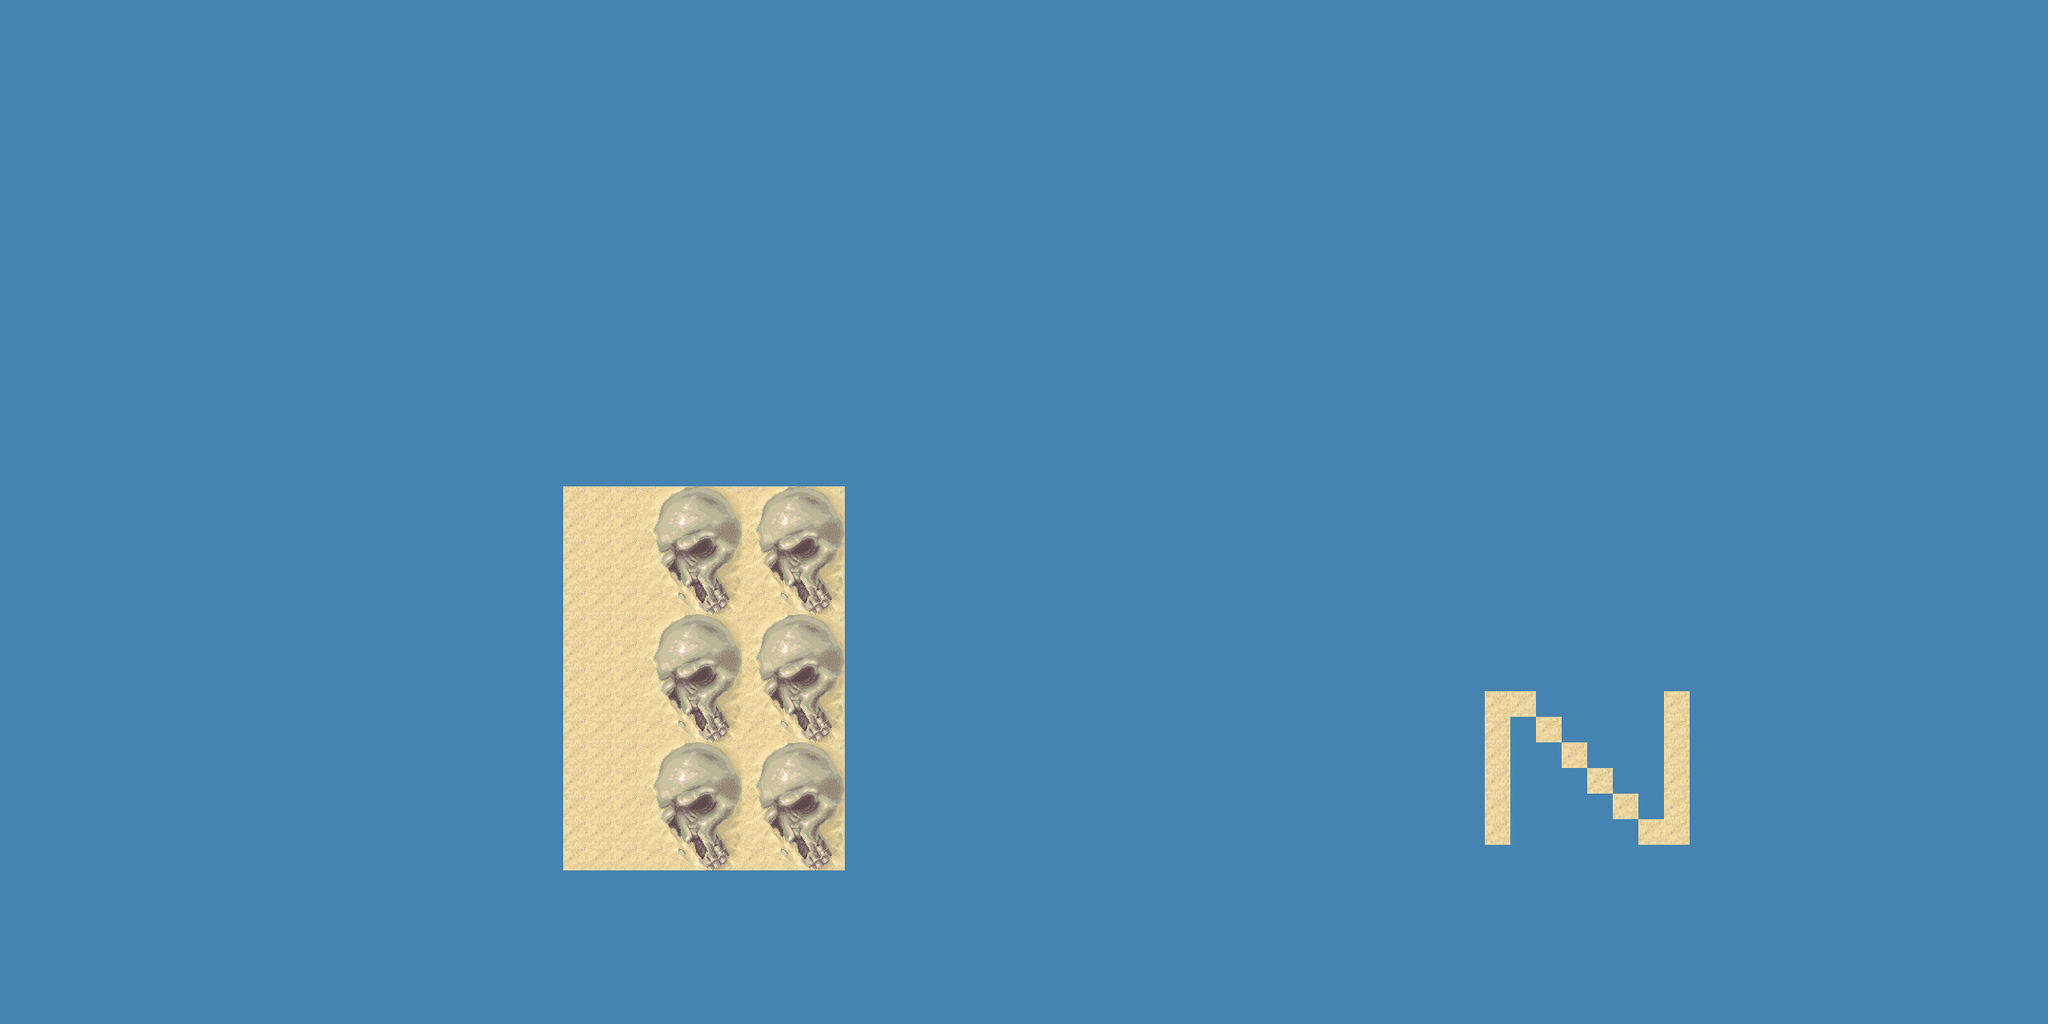

This game map was drawn from its Tiled (.tmx) file and the tilesets committed beside it. A one-line description and the trimmed map source follow:
An orthogonal 80x40 tile map with 32x32 px tiles, 6 tile layers ([0] colisiones, [1] escena 1, [2] escena 2, [3] escena 3, ...).

<map version="1.0" orientation="orthogonal" renderorder="right-down" width="80" height="40" tilewidth="32" tileheight="32">
 <tileset firstgid="1" name="desert" tilewidth="32" tileheight="32">
  <image source="tileset.png" width="594" height="1700" />
  <tile id="0">
   <properties>
    <property name="block" value="true" />
   </properties>
  </tile>
  <tile id="1">
   <properties>
    <property name="water" value="true" />
   </properties>
  </tile>
  <tile id="2">
   <properties>
    <property name="fakeBlock" value="true" />
   </properties>
  </tile>
  <tile id="18">
   <properties>
    <property name="testAnim" value="1" />
   </properties>
  </tile>
  <tile id="19">
   <properties>
    <property name="testAnim" value="2" />
   </properties>
  </tile>
  <tile id="20">
   <properties>
    <property name="testAnim" value="3" />
   </properties>
  </tile>
  <tile id="36">
   <properties>
    <property name="animwater" value="1" />
   </properties>
  </tile>
  <tile id="37">
   <properties>
    <property name="animwater" value="2" />
   </properties>
  </tile>
  <tile id="38">
   <properties>
    <property name="animwater" value="3" />
   </properties>
  </tile>
  <tile id="217">
   <properties>
    <property name="hidden" value="false" />
    <property name="item" value="value" />
    <property name="value" value="100" />
   </properties>
  </tile>
  <tile id="218">
   <properties>
    <property name="cant" value="10" />
    <property name="hidden" value="false" />
    <property name="item" value="ammo" />
    <property name="value" value="25" />
   </properties>
  </tile>
  <tile id="219">
   <properties>
    <property name="cant" value="10" />
    <property name="hidden" value="false" />
    <property name="item" value="hp" />
    <property name="value" value="50" />
   </properties>
  </tile>
  <tile id="235">
   <properties>
    <property name="hidden" value="true" />
    <property name="item" value="value" />
    <property name="value" value="100" />
   </properties>
  </tile>
  <tile id="236">
   <properties>
    <property name="cant" value="10" />
    <property name="hidden" value="true" />
    <property name="item" value="ammo" />
    <property name="value" value="25" />
   </properties>
  </tile>
  <tile id="237">
   <properties>
    <property name="cant" value="10" />
    <property name="hidden" value="true" />
    <property name="item" value="hp" />
    <property name="value" value="50" />
   </properties>
  </tile>
  <tile id="540">
   <properties>
    <property name="direction" value="W" />
    <property name="enemy" value="totem" />
    <property name="shoot" value="fireball" />
   </properties>
  </tile>
  <tile id="541">
   <properties>
    <property name="direction" value="E" />
    <property name="enemy" value="totem" />
    <property name="shoot" value="fireball" />
   </properties>
  </tile>
  <tile id="542">
   <properties>
    <property name="direction" value="S" />
    <property name="enemy" value="totem" />
    <property name="shoot" value="fireball" />
   </properties>
  </tile>
  <tile id="543">
   <properties>
    <property name="direction" value="N" />
    <property name="enemy" value="totem" />
    <property name="shoot" value="fireball" />
   </properties>
  </tile>
  <tile id="544">
   <properties>
    <property name="direction" value="NE" />
    <property name="enemy" value="totem" />
    <property name="shoot" value="fireball" />
   </properties>
  </tile>
  <tile id="545">
   <properties>
    <property name="direction" value="SE" />
    <property name="enemy" value="totem" />
    <property name="shoot" value="fireball" />
   </properties>
  </tile>
  <tile id="546">
   <properties>
    <property name="direction" value="SW" />
    <property name="enemy" value="totem" />
    <property name="shoot" value="fireball" />
   </properties>
  </tile>
  <tile id="547">
   <properties>
    <property name="direction" value="NW" />
    <property name="enemy" value="totem" />
    <property name="shoot" value="fireball" />
   </properties>
  </tile>
  <tile id="558">
   <properties>
    <property name="direction" value="W" />
    <property name="enemy" value="totem" />
    <property name="shoot" value="arrow" />
   </properties>
  </tile>
  <tile id="559">
   <properties>
    <property name="direction" value="E" />
    <property name="enemy" value="totem" />
    <property name="shoot" value="arrow" />
   </properties>
  </tile>
  <tile id="560">
   <properties>
    <property name="direction" value="S" />
    <property name="enemy" value="totem" />
    <property name="shoot" value="arrow" />
   </properties>
  </tile>
  <tile id="561">
   <properties>
    <property name="direction" value="N" />
    <property name="enemy" value="totem" />
    <property name="shoot" value="arrow" />
   </properties>
  </tile>
  <tile id="562">
   <properties>
    <property name="direction" value="NE" />
    <property name="enemy" value="totem" />
    <property name="shoot" value="arrow" />
   </properties>
  </tile>
  <tile id="563">
   <properties>
    <property name="direction" value="SE" />
    <property name="enemy" value="totem" />
    <property name="shoot" value="arrow" />
   </properties>
  </tile>
  <tile id="564">
   <properties>
    <property name="direction" value="SW" />
    <property name="enemy" value="totem" />
    <property name="shoot" value="arrow" />
   </properties>
  </tile>
  <tile id="565">
   <properties>
    <property name="direction" value="NW" />
    <property name="enemy" value="totem" />
    <property name="shoot" value="arrow" />
   </properties>
  </tile>
 </tileset>
 <layer name="[0] colisiones" width="80" height="40" opacity="0.98">
  <data>[3200 cells, 3137 non-empty, 2 distinct tile ids]</data>
 </layer>
 <layer name="[1] escena 1" width="80" height="40">
  <data>[3200 cells, 3200 non-empty, 21 distinct tile ids]</data>
 </layer>
 <layer name="[2] escena 2" width="80" height="40">
  <data>[3200 cells, 0 non-empty, 0 distinct tile ids]</data>
 </layer>
 <layer name="[3] escena 3" width="80" height="40">
  <data>[3200 cells, 0 non-empty, 0 distinct tile ids]</data>
 </layer>
 <layer name="[4] items" width="80" height="40">
  <data>[3200 cells, 0 non-empty, 0 distinct tile ids]</data>
 </layer>
 <layer name="[5] enemies" width="80" height="40">
  <data>[3200 cells, 0 non-empty, 0 distinct tile ids]</data>
 </layer>
</map>